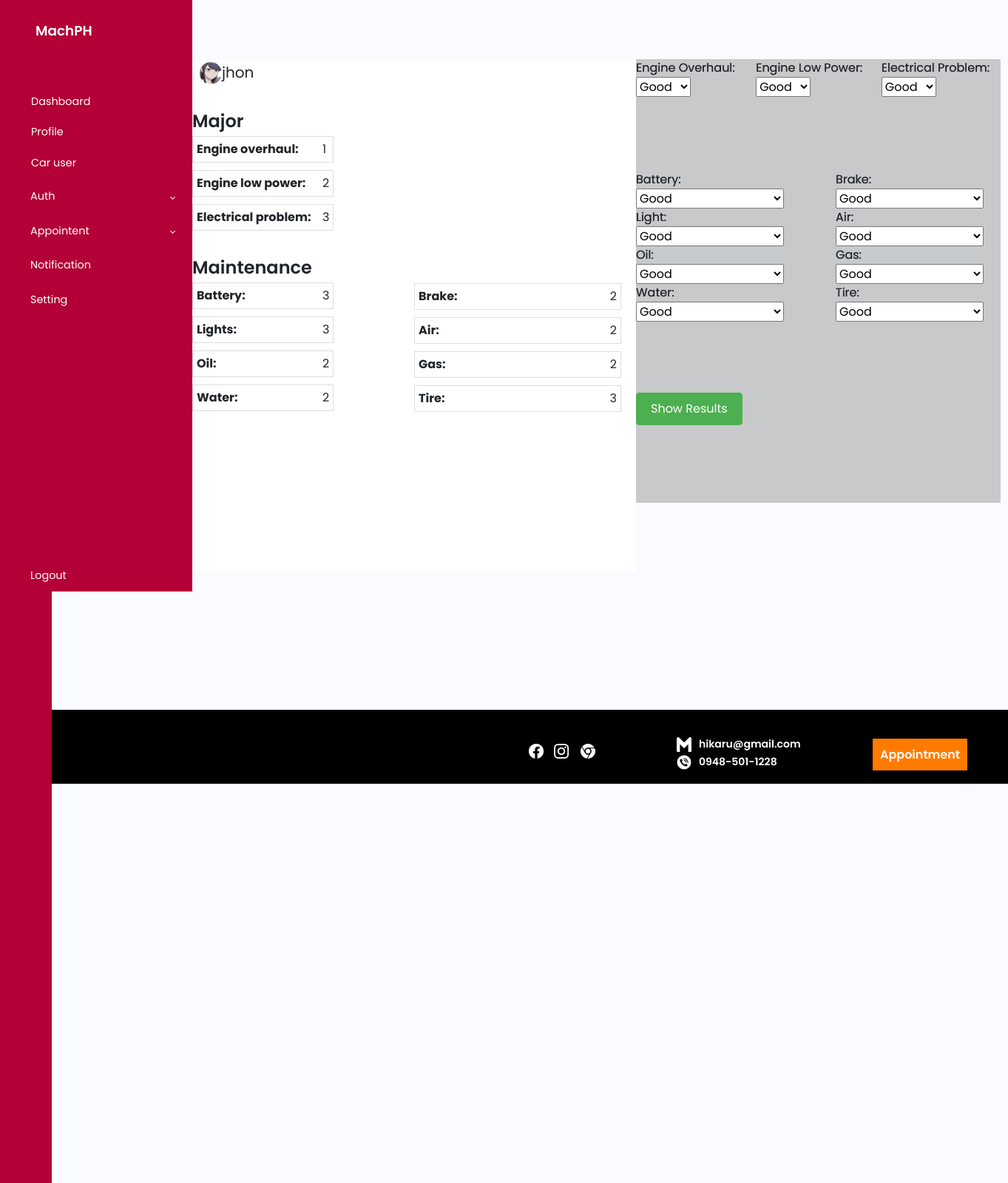
The page /identify.php (signed in) on the database its author committed.
### tables this page shows
CREATE TABLE `service` (
  `serviceno` int(11) NOT NULL,
  `eo` varchar(255) DEFAULT NULL,
  `elp` varchar(255) DEFAULT NULL,
  `ep` varchar(255) DEFAULT NULL,
  `battery` varchar(255) DEFAULT NULL,
  `light` varchar(255) DEFAULT NULL,
  `oil` varchar(255) DEFAULT NULL,
  `water` varchar(255) DEFAULT NULL,
  `brake` varchar(255) DEFAULT NULL,
  `air` varchar(255) DEFAULT NULL,
  `gas` varchar(255) DEFAULT NULL,
  `tire` varchar(255) DEFAULT NULL,
  `user_id` int(11) DEFAULT NULL,
  `car_id` int(11) DEFAULT NULL,
  `service_name` varchar(255) DEFAULT NULL
);

CREATE TABLE `user` (
  `id` int(100) NOT NULL,
  `name` varchar(100) NOT NULL,
  `firstname` varchar(255) DEFAULT NULL,
  `middlename` varchar(255) DEFAULT NULL,
  `lastname` varchar(255) DEFAULT NULL,
  `homeaddress` varchar(255) DEFAULT NULL,
  `email` varchar(100) NOT NULL,
  `password` varchar(100) NOT NULL,
  `image` varchar(100) NOT NULL,
  `barangay` varchar(255) DEFAULT NULL,
  `province` varchar(255) DEFAULT NULL,
  `municipality` varchar(255) DEFAULT NULL,
  `zipcode` varchar(255) DEFAULT NULL,
  `role` varchar(255) NOT NULL,
  `manager_role` varchar(20) DEFAULT 'none',
  `employment` enum('full time','part time','intern/temporary') DEFAULT NULL,
  `jobrole` set('General automotive mechanic','Brake and transmission technicians','Small engine mechanic','Tire mechanics') DEFAULT NULL
);

### identify.php (the view, shortened to what this page needs)
<?php
include 'config.php';
$sql = "SELECT * FROM service";
$result = $conn->query($sql);
$user_id = $_SESSION['user_id'];
if ($result->num_rows > 0) {
    while ($row = $result->fetch_assoc()) {
        $select = mysqli_query($conn, "SELECT * FROM user WHERE id = '$user_id'") or die('query failed');
        if (mysqli_num_rows($select) > 0) {
            $fetch = mysqli_fetch_assoc($select);
        } else {
            die('No user found');
        }
?>
<!DOCTYPE html>
<html lang="en">
<head>
    <link href="https://cdn.jsdelivr.net/npm/bootstrap@5.3.0-alpha3/dist/css/bootstrap.min.css" rel="stylesheet"
>
    <link rel="stylesheet" href="css/nav.css">
    <link rel="stylesheet" href="css/home.css">
    <link rel="stylesheet" href="css/identify.css">
    <link rel="stylesheet" href="https://unpkg.com/swiper/swiper-bundle.min.css"/>
    <link rel="stylesheet" href="css/home-second.css">
</head>
<body>
    <div class="wrapper">
        <aside id="sidebar">
            <div class="d-flex">
                <button class="toggle-btn" type="button">
                </button>
                <div class="sidebar-logo">
                    <a href="home.php">MachPH</a>
                </div>
            </div>
            <ul class="sidebar-nav">
            <li class="sidebar-item">
                    <a href="home.php" class="sidebar-link">
                    <span style="margin-left: 13px;">Dashboard</span>
                    </a>
                </li>
                <li class="sidebar-item">
                    <a href="profile.php" class="sidebar-link">
                    <span style="margin-left: 13px;">Profile</span>
                    </a>
                </li>
                <li class="sidebar-item">
                    <a href="carusers.php" class="sidebar-link">
                    <span style="margin-left: 13px;">Car user</span>
                    </a>
                </li>
                <li class="sidebar-item">
                    <a href="#" class="sidebar-link collapsed has-dropdown" data-bs-toggle="collapse"
                        data-bs-target="#auth" aria-expanded="false" aria-controls="auth">
                        <span>Auth</span>
                    </a>
                </li>
                <li class="sidebar-item">
                    <a href="#" class="sidebar-link collapsed has-dropdown" data-bs-toggle="collapse"
                        data-bs-target="#multi" aria-expanded="false" aria-controls="multi">
                        <span>Appointent</span>
                    </a>
                </li>
                <li class="sidebar-item">
                    <a href="#" class="sidebar-link">
                        <span>Notification</span>
                    </a>
                </li>
                <li class="sidebar-item">
                    <a href="#" class="sidebar-link">
                        <span>Setting</span>
                    </a>
                </li>
            </ul>
            <div class="sidebar-footer">
            <a href="login.php" target="_blanck" class="sidebar-link">
                <span>Logout</span>
            </a>
            </div>
        </aside>
        <div class="main p-3">
        </div>
    </div>
    <div class="nav-container">
        <div class="upper-nav-container">
                <div class="img-icon-upper-nav">
                    <li><img class="upper-nav-icon-three" src="img/facebook.png" alt="facebook"></li>
                    <li><img class="upper-nav-icon-three" src="img/instagram.png" alt="instagram"></li>
                    <li><img class="upper-nav-icon-three-chrome"src="img/chrome.png" alt="chrome"></li>
                </div>
            <div class="upper-nav-icons-info">
                <li><img src="img/gmail.png" alt=""><span>hikaru@gmail.com</span></li>
                <li><img src="img/call.png" alt=""><span>0948-501-1228</span></li>
            </div>
            <div class="upper-nav-button">
                <a href="">Appointment</a>
            </div>
        </div>
    </div>
    <section class="identify-first-section">
    <div class="your-container">
        <div class="user-info">
            <div class="user-details">
                <p> <img src="<?php echo isset($fetch['image']) && $fetch['image'] != '' ? 'uploaded_img/'.$fetch['image'] : 'images/default-avatar.png'; ?>" class="user-img"><span class='user'><?php echo $fetch['name']; ?></span></p>
            </div>
        </div>
        <div class="item-box">
            <h1>Major</h1>
            <ul>
                <li class='engine-overhaul'><span class='label'>Engine overhaul:</span> <span class='value'><?php echo $row['eo']; ?></span></li>
                <li class='engine-overhaul'><span class='label'>Engine low power:</span> <span class='value'><?php echo $row['elp']; ?></span></li>
                <li class='engine-overhaul'><span class='label'>Electrical problem:</span> <span class='value'><?php echo $row['ep']; ?></span></li>
            </ul>
        </div>
    <div class="item-box">
            <h1>Maintenance</h1>
         <div class="first-maintenance-container">
            <ul>
                <li class='battery'><span class='label'>Battery:</span> <span class='value'><?php echo $row['battery']; ?></span></li>
                <li class='battery'><span class='label'>Lights:</span> <span class='value'><?php echo $row['light']; ?></span></li>
                <li class='battery'><span class='label'>Oil:</span> <span class='value'><?php echo $row['oil']; ?></span></li>
                <li class='battery'><span class='label'>Water:</span> <span class='value'><?php echo $row['water']; ?></span></li>
            </ul>
          </div>
        <div class="second-maintenance-container">
            <ul>
                <li class='battery'><span class='label'>Brake:</span> <span class='value'><?php echo $row['brake']; ?></span></li>
                <li class='battery'><span class='label'>Air:</span> <span class='value'><?php echo $row['air']; ?></span></li>
                <li class='battery'><span class='label'>Gas:</span> <span class='value'><?php echo $row['gas']; ?></span></li>
                <li class='battery'><span class='label'>Tire:</span> <span class='value'><?php echo $row['tire']; ?></span></li>
            </ul>
        </div>
    </div>
</div>
    </section>
<section class="identify-second-section">
    <form id="repairForm">
        <div class="identify-modal-major">
            <div>
                <label for="engineOverhaul">Engine Overhaul:</label>
                <select id="engineOverhaul" name="engineOverhaul">
                    <option value="good">Good</option>
                </select>
            </div>
            <div>
                <label for="engineLowPower">Engine Low Power:</label>
                <select id="engineLowPower" name="engineLowPower">
                    <option value="good">Good</option>
                </select>
            </div>
            <div>
                <label for="electricalProblem">Electrical Problem:</label>
                <select id="electricalProblem" name="electricalProblem">
                    <option value="good">Good</option>
                </select>
            </div>
        </div>
        <div class="identify-modal-maintenance">
        <div class="first-column-maintenance">
           <div>
                <label for="battery">Battery:</label>
                <select id="battery" name="battery">
                    <option value="good">Good</option>
                </select>
            </div>
            <div>
                <label for="lights">Light:</label>
                <select id="lights" name="lights">
                    <option value="good">Good</option>
                </select>
            </div>
            <div>
                <label for="oil">Oil:</label>
                <select id="oil" name="oil">
                    <option value="good">Good</option>
                </select>
            </div>
            <div>
                <label for="water">Water:</label>
                <select id="water" name="water">
                    <option value="good">Good</option>
                </select>
            </div>
            </div>
            <div class="second-column-maintenance">
            <div>
                <label for="brake">Brake:</label>
                <select id="brake" name="brake">
                    <option value="good">Good</option>
                </select>
            </div>
            <div>
                <label for="air">Air:</label>
                <select id="air" name="air">
                    <option value="good">Good</option>
                </select>
            </div>
            <div>
                <label for="gas">Gas:</label>
                <select id="gas" name="gas">
                    <option value="good">Good</option>
                </select>
            </div>
            <div>
                <label for="tire">Tire:</label>
                <select id="tire" name="tire">
                    <option value="good">Good</option>
                </select>
            </div>
           </div>
        </div>
        <button type="button" onclick="showResults()">Show Results</button>
    </form>
</section>
</body>
</html>
<?php
    }
} else {
    header('Location: carprofile.php');
    exit;
  }
?>

### css/nav.css (style rules this page uses)
a { text-decoration: none; }
li { list-style: none; }
h1 { font-weight: 600; font-size: 1.5rem; }
body { font-family: 'Poppins', sans-serif; }
.wrapper { display: flex; }
.main { min-height: 100vh; width: 100%; overflow: hidden; transition: all 0.35s ease-in-out; background-color: #fafbfe; }
#sidebar { width: 70px; min-width: 70px; z-index: 1000; transition: all .25s ease-in-out; background-color: #b30036; display: flex; flex-direction: column; }
#sidebar.expand { width: 260px; min-width: 260px; }
.toggle-btn { background-color: transparent; cursor: pointer; border: 0; padding: 1rem 1.5rem; }
.sidebar-logo { margin: auto 0; }
.sidebar-logo a { color: #FFF; font-size: 1.15rem; font-weight: 600; }
.sidebar-nav { padding: 2rem 0; flex: 1 1 auto; }
a.sidebar-link { padding: .625rem 1.625rem; color: #FFF; display: block; font-size: 0.9rem; white-space: nowrap; border-left: 3px solid transparent; }
.sidebar-item { position: relative; }
#sidebar.expand .sidebar-link[data-bs-toggle="collapse"]::after { border: solid; border-width: 0 .075rem .075rem 0; content: ""; display: inline-block; padding: 2px; position: absolute; right: 1.5rem; top: 1.4rem; transform: rotate(-135deg); transition: all .2s ease-out; }
#sidebar.expand .sidebar-link[data-bs-toggle="collapse"].collapsed::after { transform: rotate(45deg); transition: all .2s ease-out; }

### css/home.css (style rules this page uses)
* { padding: 0; margin: 0; box-sizing: border-box; font-family: 'Poppins', 'Quicksand'; }
.upper-nav-container { position: absolute; background-color: rgb(0, 0, 0); bottom: 540px; left: 65px; width: 95.5%; height: 100px; }
.upper-nav-container .img-icon-upper-nav { margin-left: 650px; }
.upper-nav-container .img-icon-upper-nav li { display: inline-block; margin-right: 10px; margin-top: 40px; }
.upper-nav-container .img-icon-upper-nav li .upper-nav-icon-three { width: 20px; height: 20px; }
.upper-nav-container .img-icon-upper-nav li .upper-nav-icon-three-chrome { width: 32px; height: 32px; margin-left: -5px; }
.upper-nav-icons-info { margin-top: -38px; margin-left: 850px; }
.upper-nav-icons-info li img { width: 20px; height: 20px; margin-right: 10px; }
.upper-nav-icons-info li span { font-size: 14px; color: white; font-weight: 600; }
.upper-nav-button { margin-top: -33px; margin-left: 1115px; }
.upper-nav-button a { color: white; font-weight: 600; background-color: #ff7b00; padding: 10px; cursor: pointer; }

### css/home-second.css (style rules this page uses)
* { box-sizing: border-box; margin: 0; padding: 0; font-family: 'poppins'; }
section { position: relative; left: 10px; height: 500px; width: 1075px; display: flex; align-items: center; }

### rows shown on the page
service: user.image (picture), user.name "jhon", eo "1", elp "2", ep "3", battery "3", light "3", oil "2", water "2", brake "2", air "2", gas "2", tire "3"
